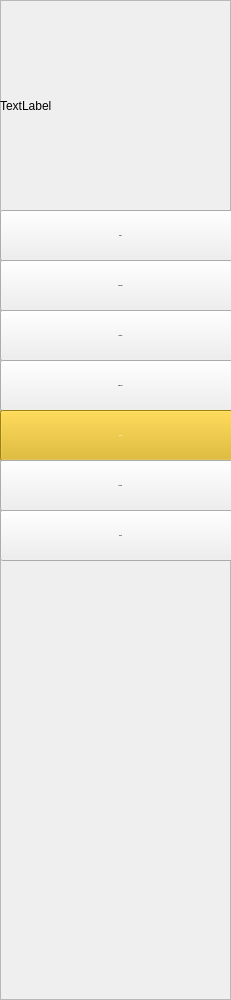
   <widget class="QFrame" name="frame">
    <property name="geometry">
     <rect>
      <x>0</x>
      <y>0</y>
      <width>231</width>
      <height>1000</height>
     </rect>
    </property>
    <property name="styleSheet">
     <string notr="true">#frame {
background:#deb30f;
}</string>
    </property>
    <property name="frameShape">
     <enum>QFrame::StyledPanel</enum>
    </property>
    <property name="frameShadow">
     <enum>QFrame::Raised</enum>
    </property>
    <widget class="QPushButton" name="home">
     <property name="geometry">
      <rect>
       <x>0</x>
       <y>210</y>
       <width>241</width>
       <height>51</height>
      </rect>
     </property>
     <property name="font">
      <font>
       <family>Arial</family>
       <pointsize>-1</pointsize>
       <weight>75</weight>
       <bold>true</bold>
      </font>
     </property>
     <property name="text">
      <string>Home</string>
     </property>
    </widget>
    <widget class="QPushButton" name="planning">
     <property name="geometry">
      <rect>
       <x>0</x>
       <y>260</y>
       <width>241</width>
       <height>51</height>
      </rect>
     </property>
     <property name="font">
      <font>
       <family>Arial</family>
       <pointsize>-1</pointsize>
       <weight>75</weight>
       <bold>true</bold>
      </font>
     </property>
     <property name="text">
      <string>Planning</string>
     </property>
    </widget>
    <widget class="QPushButton" name="Matriel">
     <property name="geometry">
      <rect>
       <x>0</x>
       <y>310</y>
       <width>241</width>
       <height>51</height>
      </rect>
     </property>
     <property name="font">
      <font>
       <family>Arial</family>
       <pointsize>-1</pointsize>
       <weight>75</weight>
       <bold>true</bold>
      </font>
     </property>
     <property name="text">
      <string>Matriels</string>
     </property>
    </widget>
    <widget class="QPushButton" name="employe">
     <property name="geometry">
      <rect>
       <x>0</x>
       <y>360</y>
       <width>241</width>
       <height>51</height>
      </rect>
     </property>
     <property name="font">
      <font>
       <family>Arial</family>
       <pointsize>-1</pointsize>
       <weight>75</weight>
       <bold>true</bold>
      </font>
     </property>
     <property name="text">
      <string>Employe</string>
     </property>
    </widget>
    <widget class="QPushButton" name="terrain">
     <property name="geometry">
      <rect>
       <x>0</x>
       <y>410</y>
       <width>241</width>
       <height>51</height>
      </rect>
     </property>
     <property name="palette">
      <palette>
       <active>
        <colorrole role="WindowText">
         <brush brushstyle="SolidPattern">
          <color alpha="255">
           <red>255</red>
           <green>255</green>
           <blue>255</blue>
          </color>
         </brush>
        </colorrole>
        <colorrole role="Button">
         <brush brushstyle="SolidPattern">
          <color alpha="255">
           <red>222</red>
           <green>179</green>
           <blue>15</blue>
          </color>
         </brush>
        </colorrole>
        <colorrole role="Text">
         <brush brushstyle="SolidPattern">
          <color alpha="255">
           <red>255</red>
           <green>255</green>
           <blue>255</blue>
          </color>
         </brush>
        </colorrole>
        <colorrole role="ButtonText">
         <brush brushstyle="SolidPattern">
          <color alpha="255">
           <red>255</red>
           <green>255</green>
           <blue>255</blue>
          </color>
         </brush>
        </colorrole>
        <colorrole role="Base">
         <brush brushstyle="SolidPattern">
          <color alpha="255">
           <red>222</red>
           <green>179</green>
           <blue>15</blue>
          </color>
         </brush>
        </colorrole>
        <colorrole role="Window">
         <brush brushstyle="SolidPattern">
          <color alpha="255">
           <red>222</red>
           <green>179</green>
           <blue>15</blue>
          </color>
         </brush>
        </colorrole>
        <colorrole role="PlaceholderText">
         <brush brushstyle="SolidPattern">
          <color alpha="128">
           <red>15</red>
           <green>15</green>
           <blue>15</blue>
          </color>
         </brush>
        </colorrole>
       </active>
       <inactive>
        <colorrole role="WindowText">
         <brush brushstyle="SolidPattern">
          <color alpha="255">
           <red>255</red>
           <green>255</green>
           <blue>255</blue>
          </color>
         </brush>
        </colorrole>
        <colorrole role="Button">
         <brush brushstyle="SolidPattern">
          <color alpha="255">
           <red>222</red>
           <green>179</green>
           <blue>15</blue>
          </color>
         </brush>
        </colorrole>
        <colorrole role="Text">
         <brush brushstyle="SolidPattern">
          <color alpha="255">
           <red>255</red>
           <green>255</green>
           <blue>255</blue>
          </color>
         </brush>
        </colorrole>
        <colorrole role="ButtonText">
         <brush brushstyle="SolidPattern">
          <color alpha="255">
           <red>255</red>
           <green>255</green>
           <blue>255</blue>
          </color>
         </brush>
        </colorrole>
        <colorrole role="Base">
         <brush brushstyle="SolidPattern">
          <color alpha="255">
           <red>222</red>
           <green>179</green>
           <blue>15</blue>
          </color>
         </brush>
        </colorrole>
        <colorrole role="Window">
         <brush brushstyle="SolidPattern">
          <color alpha="255">
           <red>222</red>
           <green>179</green>
           <blue>15</blue>
          </color>
         </brush>
        </colorrole>
        <colorrole role="PlaceholderText">
         <brush brushstyle="SolidPattern">
          <color alpha="128">
           <red>15</red>
           <green>15</green>
           <blue>15</blue>
          </color>
         </brush>
        </colorrole>
       </inactive>
       <disabled>
        <colorrole role="WindowText">
         <brush brushstyle="SolidPattern">
          <color alpha="255">
           <red>255</red>
           <green>255</green>
           <blue>255</blue>
          </color>
         </brush>
        </colorrole>
        <colorrole role="Button">
         <brush brushstyle="SolidPattern">
          <color alpha="255">
           <red>222</red>
           <green>179</green>
           <blue>15</blue>
          </color>
         </brush>
        </colorrole>
        <colorrole role="Text">
         <brush brushstyle="SolidPattern">
          <color alpha="255">
           <red>255</red>
           <green>255</green>
           <blue>255</blue>
          </color>
         </brush>
        </colorrole>
        <colorrole role="ButtonText">
         <brush brushstyle="SolidPattern">
          <color alpha="255">
           <red>255</red>
           <green>255</green>
           <blue>255</blue>
          </color>
         </brush>
        </colorrole>
        <colorrole role="Base">
         <brush brushstyle="SolidPattern">
          <color alpha="255">
           <red>222</red>
           <green>179</green>
           <blue>15</blue>
          </color>
         </brush>
        </colorrole>
        <colorrole role="Window">
         <brush brushstyle="SolidPattern">
          <color alpha="255">
           <red>222</red>
           <green>179</green>
           <blue>15</blue>
          </color>
         </brush>
        </colorrole>
        <colorrole role="PlaceholderText">
         <brush brushstyle="SolidPattern">
          <color alpha="128">
           <red>255</red>
           <green>255</green>
           <blue>255</blue>
          </color>
         </brush>
        </colorrole>
       </disabled>
      </palette>
     </property>
     <property name="font">
      <font>
       <family>Arial</family>
       <pointsize>-1</pointsize>
       <weight>75</weight>
       <bold>true</bold>
      </font>
     </property>
     <property name="text">
      <string>Terrain</string>
     </property>
    </widget>
    <widget class="QPushButton" name="facture">
     <property name="geometry">
      <rect>
       <x>0</x>
       <y>460</y>
       <width>241</width>
       <height>51</height>
      </rect>
     </property>
     <property name="font">
      <font>
       <family>Arial</family>
       <pointsize>-1</pointsize>
       <weight>75</weight>
       <bold>true</bold>
      </font>
     </property>
     <property name="text">
      <string>Facture</string>
     </property>
    </widget>
    <widget class="QPushButton" name="projet">
     <property name="geometry">
      <rect>
       <x>0</x>
       <y>510</y>
       <width>241</width>
       <height>51</height>
      </rect>
     </property>
     <property name="font">
      <font>
       <family>Arial</family>
       <pointsize>-1</pointsize>
       <weight>75</weight>
       <bold>true</bold>
      </font>
     </property>
     <property name="text">
      <string>Projet</string>
     </property>
    </widget>
    <widget class="QLabel" name="label_2">
     <property name="geometry">
      <rect>
       <x>0</x>
       <y>0</y>
       <width>231</width>
       <height>211</height>
      </rect>
     </property>
     <property name="text">
      <string>TextLabel</string>
     </property>
    </widget>
   </widget>
